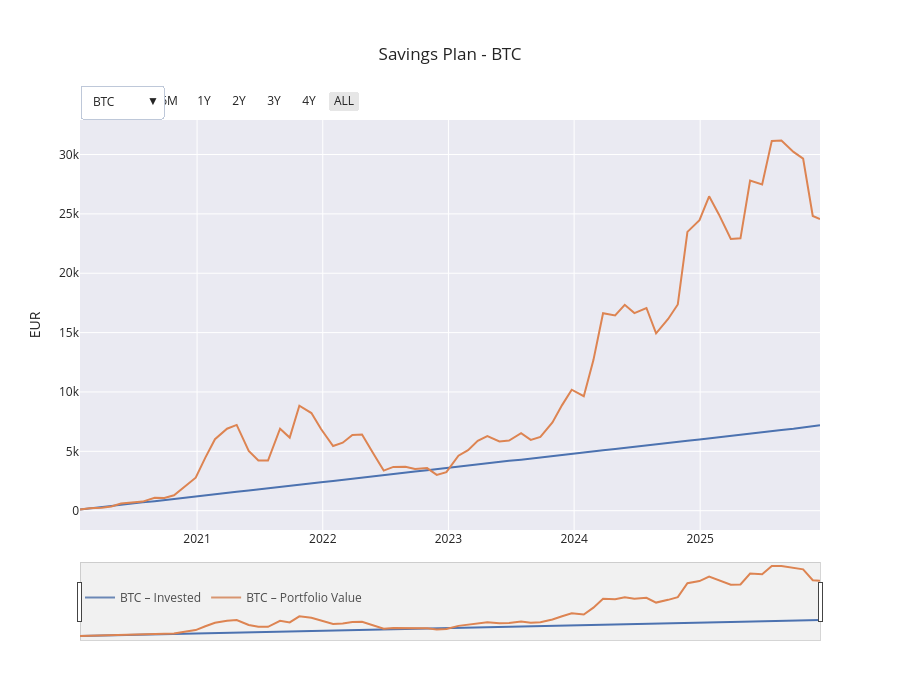

This figure's notebook cell:
### Markdown cell above
The following visualizes the savings plan using Plotly. Selecting different time ranges and stocks, as well as cryptocurrencies, is possible.

### Code cell
import plotly.graph_objects as go

all_dropdown_tickers = ["BTC", "ETH"] + nasdaq_100_tickers

fig = go.Figure()

visibility_map = []
trace_index = 0


for ticker in all_dropdown_tickers:
    df_t = df_ts[df_ts["ticker"] == ticker]

    # Invested capital
    fig.add_trace(go.Scatter(
        x=df_t["date"],
        y=df_t["capital_invested"],
        name=f"{ticker} – Invested",
        visible=(ticker == "BTC")
    ))

    # Portfolio value
    fig.add_trace(go.Scatter(
        x=df_t["date"],
        y=df_t["portfolio_value"],
        name=f"{ticker} – Portfolio Value",
        visible=(ticker == "BTC")
    ))

    # Visibility-Mask for Dropdown
    mask = [False] * (2 * len(all_dropdown_tickers))
    mask[trace_index] = True
    mask[trace_index + 1] = True
    visibility_map.append(mask)

    trace_index += 2

    dropdown_buttons = []

# append all tickers (nasdaq + crypto) to the dropdown list
for i, ticker in enumerate(all_dropdown_tickers):
    dropdown_buttons.append(
        dict(
            label=ticker,
            method="update",
            args=[
                {"visible": visibility_map[i]},
                {"title": f"Savings Plan – {ticker}"}
            ]
        )
    )

    # add the option to select different timeframes
    fig.update_layout(
    xaxis=dict(
        rangeselector=dict(
            buttons=list([
                dict(count=6, label="6M", step="month", stepmode="backward"),
                dict(count=1, label="1Y", step="year", stepmode="backward"),
                dict(count=2, label="2Y", step="year", stepmode="backward"),
                dict(count=3, label="3Y", step="year", stepmode="backward"),
                dict(count=4, label="4Y", step="year", stepmode="backward"),
                dict(step="all", label="All")
            ])
        ),
        rangeslider=dict(visible=True),
        type="date"
    )
)

fig.update_layout(
    updatemenus=[
        dict(
            buttons=dropdown_buttons,
            direction="down",
            showactive=True,
            x=0.01,
            y=1.15
        )
    ],
    title="Savings Plan - BTC",
    yaxis_title="EUR",
    hovermode="x unified",
    template="seaborn",
    legend=dict(orientation="h", y=-0.2)
)

# add a rangeslider to manually set a prefered timeframe
fig.update_xaxes(
    rangeslider=dict(
        visible=True,
        bgcolor="rgba(200,200,200,0.25)",  # greyed out
        bordercolor="rgba(150,150,150,0.4)",
        borderwidth=1
    )
)

fig.update_xaxes(
    rangeselector=dict(
        y=1.02,        # move up
        x=0.10,
        bgcolor="rgba(255,255,255,1)",
        buttons=[
            dict(count=6, label="6M", step="month", stepmode="backward"),
            dict(count=1, label="1Y", step="year", stepmode="backward"),
            dict(count=2, label="2Y", step="year", stepmode="backward"),
            dict(count=3, label="3Y", step="year", stepmode="backward"),
            dict(count=4, label="4Y", step="year", stepmode="backward"),
            dict(step="all", label="ALL")
        ]
    )
)

fig.update_layout(
    updatemenus=[
        dict(
            buttons=dropdown_buttons,
            direction="down",
            showactive=True,
            x=0,
            y=1.11,          # place higher
            xanchor="left",
            yanchor="top",
            pad={"t": 10}
        )
    ]
)

fig.update_layout(
    height=700,   # adjusted height
    margin=dict(t=120, b=60)
)



fig.show()
